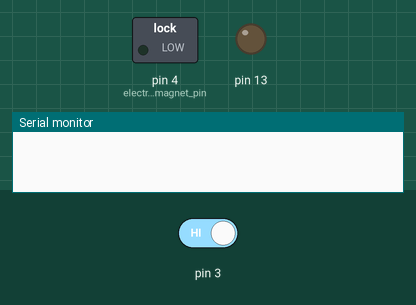
Simulated run of this sketch. Board: Arduino Uno, built with avr-gcc and run on an emulated ATmega328P. On the bench: switched loads named in the sketch (green lamp = pin HIGH), output pins drawn as LEDs (lit = HIGH), the last lines printed to the serial monitor. The inputs (shaded band) are chosen by the test bench; at power-on: pin 3 HIGH.

Above: at 1.2 s.
1.3 s: pin 3 driven LOW
At 2.4 s:
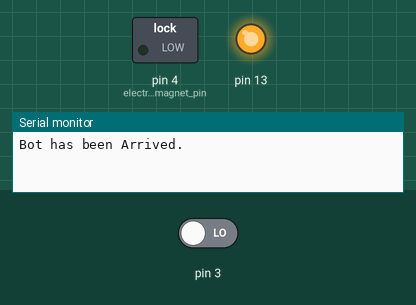
At 18.3 s:
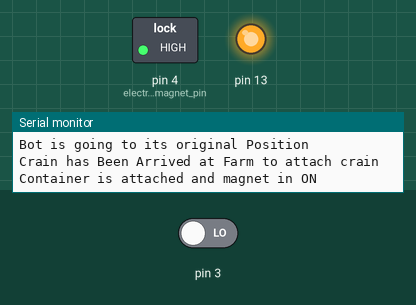
Timing chart, 0 to 18.8 s (numbered marks = the images above; inputs shaded):
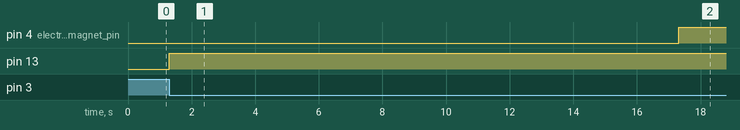

Measured:
- after the input at 1.3 s, pin 4 (electro_magnet_pin): LOW → HIGH after 16.0 s; pin 13: LOW → HIGH at once

The sketch:

CRAIN.ino
```cpp
#include<Servo.h>
Servo s1;
Servo s2;
Servo s3;

//Variables For normal Condition of arm;
 int nrm_s1=0;
 int nrm_s2=0;
 int nrm_s3=0;

// variables to attach container from farm;
 int farm_s1;
 int farm_s2;
 int farm_s3;

// // variables to take container from farm to the air;
//   int air_s1;
//   int air_s2;
//   int air_s3;

//variables to take container from air to the Truck;
  int bot_s1;
  int bot_s2;
  int bot_s3;


//Variables for reverse to original;
  int rev_orig_s1;
  int rev_orig_s2;
  int rev_orig_s3;

//variables for electro Magnet
int electro_magnet_pin=4;

//For IR sensor
int i;//for IR sensor's  digital data input

void setup() {
  // put your setup code here, to run once:
  Serial.begin(9600);
  pinMode(13,OUTPUT);
  pinMode(3,INPUT);
  pinMode(electro_magnet_pin,OUTPUT);

}

void arm_in_original_position()
{
  s1.write(nrm_s1);
  delay(3000);
  s2.write(nrm_s2);
  delay(3000);
  s3.write(nrm_s3);
  delay(3000);
}

void arm_in_farm()
{
  s1.write(farm_s1);
  delay(2000);
  s2.write(farm_s2);
  delay(2000);
  s3.write(farm_s3);
  // digitalWrite(electro_magnet_pin,HIGH);
  delay(2000);
}

// void arm_in_air()
// {
//   s1.write(air_s1);
//   delay(2000);
//   s2.write(air_s2);
//   delay(2000);
//   s3.write(air_s3);
//   delay(2000);
// }

void arm_in_bot()
{
  s1.write(bot_s1);
  delay(1000);
  s2.write(bot_s2);
  delay(1000);
  s3.write(bot_s3);
  delay(1000);
}


void loop() {
  // digitalWrite(13,HIGH);
  // delay(1000);
  // digitalWrite(13,LOW);
  // delay(1000);
  // put your main code here, to run repeatedly:
  i=digitalRead(3);
  if(i == LOW) //means there is obstacle
  {
    digitalWrite(13,HIGH);
    delay(10);
    Serial.println("Bot has been Arrived.");
    arm_in_original_position();
    Serial.println("Bot is going to its original Position");
    delay(1000);
    arm_in_farm();
    Serial.println("Crain has Been Arrived at Farm to attach crain");
    digitalWrite(electro_magnet_pin,HIGH);
    Serial.println("Container is attached and magnet in ON");
    delay(1000);
    // arm_in_air();
    Serial.println("Crain is in air");
    delay(1000);
    arm_in_bot();
    Serial.println("Crain is in Bot");
    Serial.println("Container is dropped and magnetic property is loosed (magnet is OFF)");
    delay(1000);

  }
  else if(i==HIGH) //means no any obstacle
  {
    digitalWrite(13,LOW);
    delay(10);

  }

}
```
